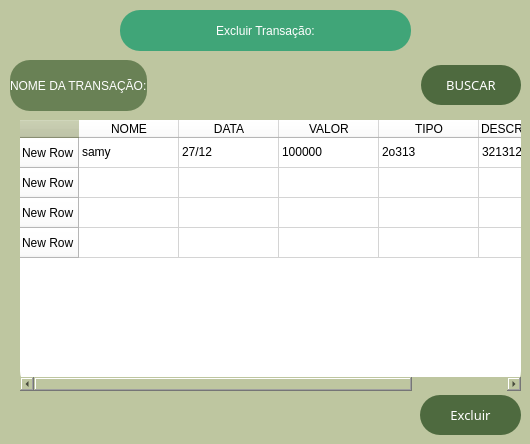
             <widget class="QWidget" name="page_excluir">
              <property name="styleSheet">
               <string notr="true">
background-color: rgb(190, 198, 160);
border-top-left-radius: 20px;
border-bottom-left-radius: 20px;
border-top-right-radius: 20px;
border-bottom-right-radius: 20px;</string>
              </property>
              <widget class="QLabel" name="label_7">
               <property name="geometry">
                <rect>
                 <x>120</x>
                 <y>10</y>
                 <width>291</width>
                 <height>41</height>
                </rect>
               </property>
               <property name="styleSheet">
                <string notr="true">background-color: rgb(64, 165, 120);
color: rgb(255, 255, 255);


</string>
               </property>
               <property name="text">
                <string>Excluir Transação:</string>
               </property>
               <property name="alignment">
                <set>Qt::AlignCenter</set>
               </property>
              </widget>
              <widget class="QTableWidget" name="tabela_excluir">
               <property name="geometry">
                <rect>
                 <x>20</x>
                 <y>120</y>
                 <width>501</width>
                 <height>271</height>
                </rect>
               </property>
               <property name="minimumSize">
                <size>
                 <width>100</width>
                 <height>30</height>
                </size>
               </property>
               <property name="styleSheet">
                <string notr="true">background-color: rgb(255, 255, 255);</string>
               </property>
               <row>
                <property name="text">
                 <string>New Row</string>
                </property>
               </row>
               <row>
                <property name="text">
                 <string>New Row</string>
                </property>
               </row>
               <row>
                <property name="text">
                 <string>New Row</string>
                </property>
               </row>
               <row>
                <property name="text">
                 <string>New Row</string>
                </property>
               </row>
               <column>
                <property name="text">
                 <string>NOME</string>
                </property>
               </column>
               <column>
                <property name="text">
                 <string>DATA</string>
                </property>
               </column>
               <column>
                <property name="text">
                 <string>VALOR</string>
                </property>
               </column>
               <column>
                <property name="text">
                 <string>TIPO</string>
                </property>
               </column>
               <column>
                <property name="text">
                 <string>DESCRIÇÃO</string>
                </property>
                <property name="textAlignment">
                 <set>AlignLeading|AlignVCenter</set>
                </property>
               </column>
               <item row="0" column="0">
                <property name="text">
                 <string>samy </string>
                </property>
               </item>
               <item row="0" column="1">
                <property name="text">
                 <string>27/12</string>
                </property>
               </item>
               <item row="0" column="2">
                <property name="text">
                 <string>100000</string>
                </property>
               </item>
               <item row="0" column="3">
                <property name="text">
                 <string>2o313</string>
                </property>
               </item>
               <item row="0" column="4">
                <property name="text">
                 <string>321312</string>
                </property>
               </item>
              </widget>
              <widget class="QLabel" name="label_16">
               <property name="geometry">
                <rect>
                 <x>50</x>
                 <y>410</y>
                 <width>47</width>
                 <height>13</height>
                </rect>
               </property>
               <property name="text">
                <string/>
               </property>
              </widget>
              <widget class="QWidget" name="layoutWidget">
               <property name="geometry">
                <rect>
                 <x>10</x>
                 <y>60</y>
                 <width>511</width>
                 <height>51</height>
                </rect>
               </property>
               <layout class="QHBoxLayout" name="horizontalLayout">
                <item>
                 <widget class="QLabel" name="label_8">
                  <property name="styleSheet">
                   <string notr="true">background-color: rgb(138, 80, 255);
color: rgb(255, 255, 255);
background-color: rgb(105, 129, 85);

font: 87 11pt &quot;Arial Black&quot;;</string>
                  </property>
                  <property name="text">
                   <string>NOME DA TRANSAÇÃO:</string>
                  </property>
                 </widget>
                </item>
                <item>
                 <widget class="QLineEdit" name="insert_excluir"/>
                </item>
                <item>
                 <widget class="QPushButton" name="bt_buscarDELETE">
                  <property name="minimumSize">
                   <size>
                    <width>100</width>
                    <height>40</height>
                   </size>
                  </property>
                  <property name="font">
                   <font>
                    <family>Arial Black</family>
                    <pointsize>10</pointsize>
                    <weight>9</weight>
                    <italic>false</italic>
                    <bold>false</bold>
                   </font>
                  </property>
                  <property name="styleSheet">
                   <string notr="true">QPushButton{

	background-color: rgb(136, 153, 128);
	background-color: rgb(123, 159, 110);
	background-color: rgb(78, 106, 63);
border-top-left-radius: 20px;
border-bottom-left-radius: 20px;
color: rgb(255, 255, 255);
font: 77 10pt &quot;Arial Black&quot;;
}


QPushButton::hover{
	background-color: rgb(212, 231, 197);
background-color: white;
border-top-left-radius: 20px;
border-bottom-left-radius: 20px;
color: rgb(0, 0, 0);
font: 77 10pt &quot;Arial Black&quot;;
}</string>
                  </property>
                  <property name="text">
                   <string>BUSCAR</string>
                  </property>
                  <property name="icon">
                   <iconset>
                    <normaloff>../../../Downloads/icons8-pesquisar-50.png</normaloff>../../../Downloads/icons8-pesquisar-50.png</iconset>
                  </property>
                  <property name="iconSize">
                   <size>
                    <width>28</width>
                    <height>28</height>
                   </size>
                  </property>
                 </widget>
                </item>
               </layout>
              </widget>
              <widget class="QPushButton" name="bt_excluir_2">
               <property name="geometry">
                <rect>
                 <x>420</x>
                 <y>395</y>
                 <width>101</width>
                 <height>40</height>
                </rect>
               </property>
               <property name="minimumSize">
                <size>
                 <width>100</width>
                 <height>40</height>
                </size>
               </property>
               <property name="font">
                <font>
                 <family>Arial Black</family>
                 <pointsize>10</pointsize>
                 <weight>9</weight>
                 <italic>false</italic>
                 <bold>false</bold>
                </font>
               </property>
               <property name="styleSheet">
                <string notr="true">QPushButton{

	background-color: rgb(136, 153, 128);
	background-color: rgb(123, 159, 110);
	background-color: rgb(78, 106, 63);
border-top-left-radius: 20px;
border-bottom-left-radius: 20px;
color: rgb(255, 255, 255);
font: 77 10pt &quot;Arial Black&quot;;
}


QPushButton::hover{
	background-color: rgb(212, 231, 197);
background-color: white;
border-top-left-radius: 20px;
border-bottom-left-radius: 20px;
color: rgb(0, 0, 0);
font: 77 10pt &quot;Arial Black&quot;;
}</string>
               </property>
               <property name="text">
                <string>Excluir</string>
               </property>
               <property name="icon">
                <iconset>
                 <normaloff>../../../Downloads/icons8-lixo-50.png</normaloff>../../../Downloads/icons8-lixo-50.png</iconset>
               </property>
               <property name="iconSize">
                <size>
                 <width>28</width>
                 <height>28</height>
                </size>
               </property>
              </widget>
             </widget>
